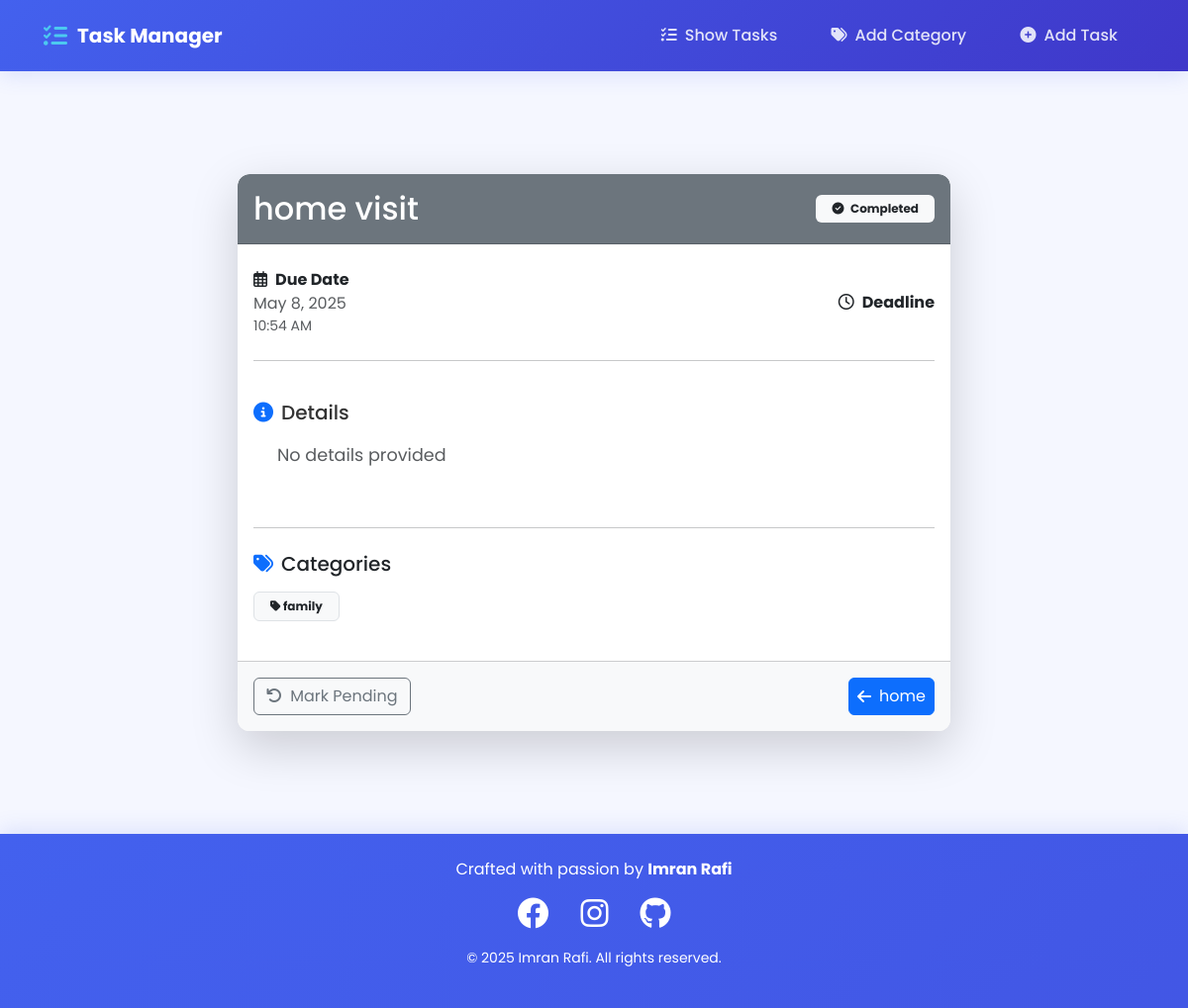
/add-task/task/8/, run on the app's committed database.
### Add_task/models.py (models this page shows, shortened)
class Task(models.Model):
    title = models.CharField(max_length=100)
    details = models.TextField(blank=True)
    due_date = models.DateField()
    due_time = models.TimeField()
    is_completed = models.BooleanField(default=False)
    category = models.ManyToManyField(Category)

### Category/models.py (models this page shows, shortened)
class Category(models.Model):
    name = models.CharField(max_length=100)

### Add_task/views.py (the view)
# urls.py: path('task/<int:task_id>/', views.task_details, name='task_details'),
def task_details(request, task_id):
    task = get_object_or_404(Task, id=task_id)
    return render(request, 'task_details.html', {'task': task})

### Add_task/templates/task_details.html (shortened to what this page needs)
{% extends 'base.html' %}
{% block content %}
<div class="container my-5">
    <div class="row justify-content-center">
        <div class="col-lg-8">
            <div class="card border-0 shadow-lg">
                <div class="card-header {% if task.is_completed %}bg-secondary{% else %}bg-primary{% endif %} text-white py-3">
                    <div class="d-flex justify-content-between align-items-center">
                        <h1 class="h2 mb-0">{{ task.title }}</h1>
                        <span class="badge {% if task.is_completed %}bg-light text-dark{% else %}bg-warning text-dark{% endif %} py-2 px-3">
                            {% if task.is_completed %}
                                <i class="fas fa-check-circle me-1"></i> Completed
                            {% else %}
                                <i class="fas fa-hourglass-half me-1"></i> Pending
                            {% endif %}
                        </span>
                    </div>
                </div>
                <div class="card-body pt-4">
                    <div class="d-flex justify-content-between align-items-center mb-4">
                        <div>
                            <p class="mb-0 fw-bold">
                                <i class="far fa-calendar-alt me-2"></i>Due Date
                            </p>
                            <p class="mb-0 text-muted">{{ task.due_date|date:"F j, Y" }}</p>
                            {% if task.due_time %}
                            <p class="mb-0 text-muted small">{{ task.due_time|time:"g:i A" }}</p>
                            {% endif %}
                        </div>
                        <div class="text-end">
                            <p class="mb-0 fw-bold">
                                <i class="far fa-clock me-2"></i>Deadline
                            </p>
                        </div>
                    </div>
                    <hr class="my-4">
                    <div class="task-details py-3">
                        <h5 class="mb-3">
                            <i class="fas fa-info-circle me-2 text-primary"></i>Details
                        </h5>
                        <div class="ps-4">
                            {% if task.details %}
                                {{ task.details|linebreaks }}
                            {% else %}
                                <p class="text-muted">No details provided</p>
                            {% endif %}
                        </div>
                    </div>
                    <hr class="my-4">
                    <div class="mb-4">
                        <h5 class="mb-3">
                            <i class="fas fa-tags me-2 text-primary"></i>Categories
                        </h5>
                        <div class="d-flex flex-wrap gap-2">
                            {% for cat in task.category.all %}
                            <span class="badge bg-light text-dark border py-2 px-3">
                                <i class="fa-solid fa-tag"></i> {{ cat.name }}
                            </span>
                            {% empty %}
                            <span class="text-muted">No categories assigned</span>
                            {% endfor %}
                        </div>
                    </div>
                </div>
                <div class="card-footer bg-light py-3">
                    <div class="d-flex justify-content-between">
                        <div class="d-grid gap-2">
                            <form method="post" action="{% url 'complete_task' task.id %}" class="d-inline">
                                <button type="submit" class="btn {% if task.is_completed %}btn-outline-secondary{% else %}btn-outline-success{% endif %}">
                                    <i class="fas {% if task.is_completed %}fa-undo{% else %}fa-check{% endif %} me-1"></i>
                                    {% if task.is_completed %}Mark Pending{% else %}Mark Complete{% endif %}
                                </button>
                            </form>
                        </div>
                        <a href="{% url 'homepage' %}" class="btn btn-primary d-flex justify-content-center align-items-center px-2">
                            <i class="fas fa-arrow-left me-2"></i> home
                        </a>
                    </div>
                </div>
            </div>
        </div>
    </div>
</div>
{% endblock %}

### templates/base.html (style rules this page uses)
:root { --primary-color: #4361ee; --secondary-color: #3f37c9; --accent-color: #4cc9f0; --dark-color: #1a1a2e; --light-color: #f8f9fa; }
body { font-family: 'Poppins', sans-serif; background-color: #f5f7ff; color: var(--dark-color); display: flex; flex-direction: column; min-height: 100vh; }

### Add_task/templates/task_details.html (style rules this page uses)
.task-details { font-size: 1.1rem; line-height: 1.8; color: #333; }
.card { border-radius: 12px; overflow: hidden; }
.card-header { border-radius: 12px 12px 0 0 !important; }

### data on the page
Task: title "home visit", due_date "May 8, 2025", due_time "10:54 AM"
Category: name "family"
